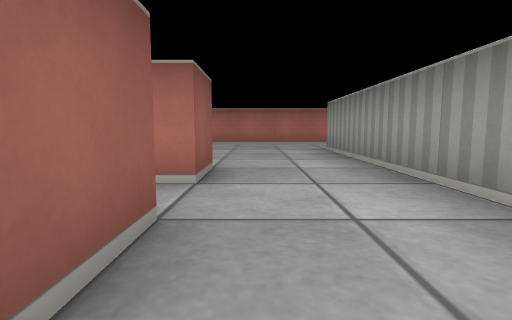
View 1 (above)

21 first-person views from a walk through a cub3D level. The camera is about half as high as the walls, tilts 6° down and sees 80° across. The floor is counted in squares. Each view is taken from the middle of a square. On the plan, view 1 faces up. The plan holds only what a view shows up to about 9 squares ahead; the rest is blank.

View 2
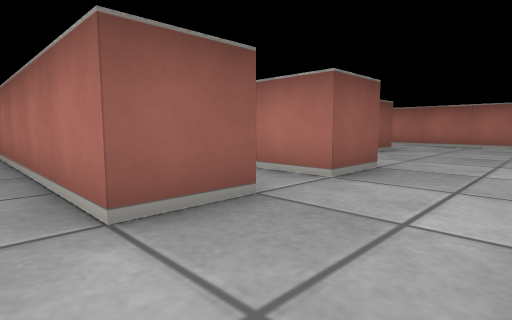

View 3
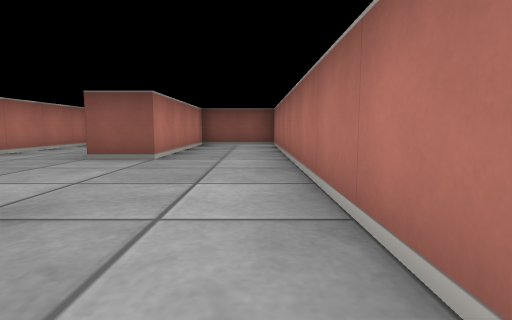

View 4
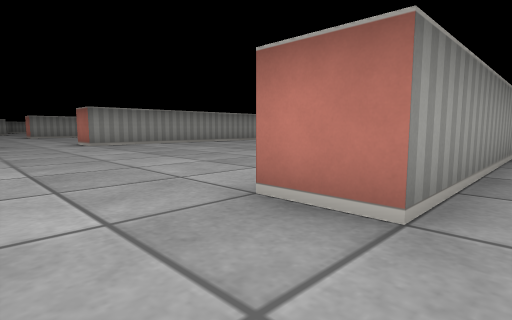

View 5
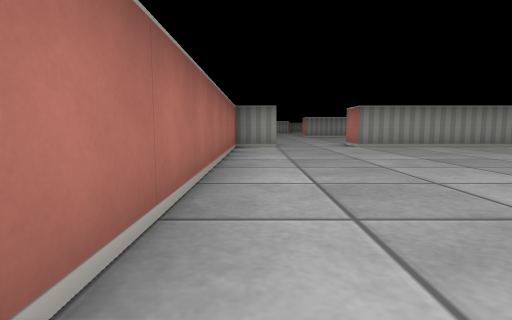

View 6
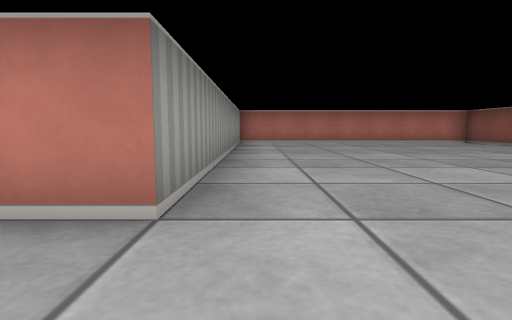

View 7
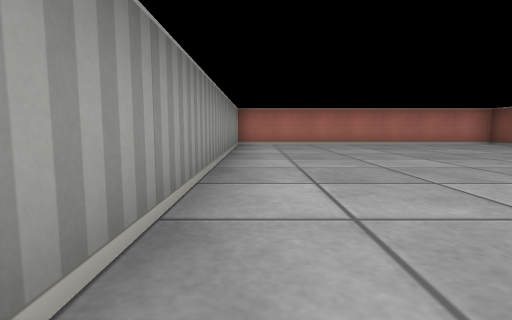

View 8
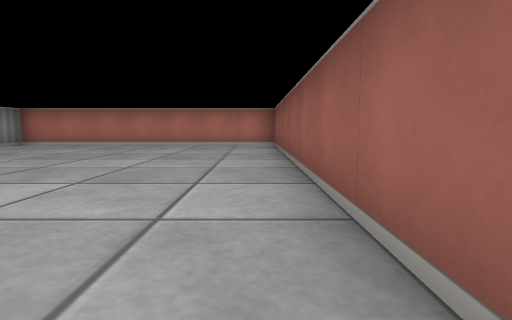

View 9
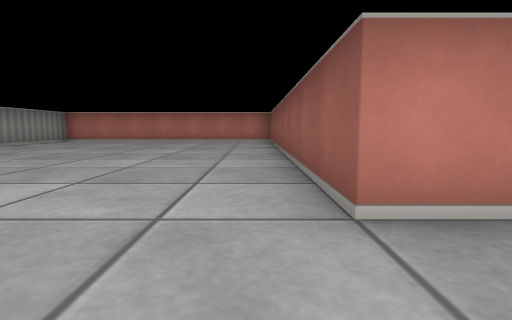

View 10
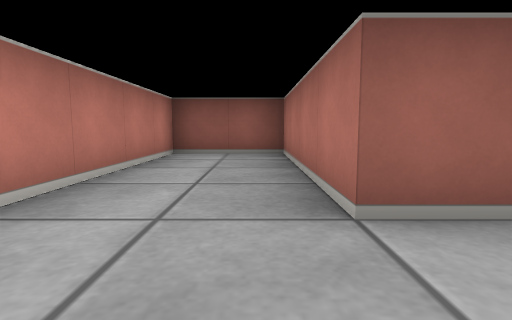

View 11
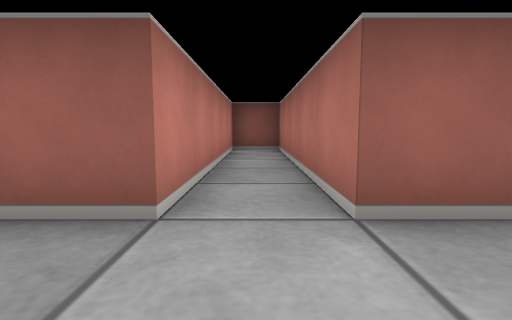

View 12
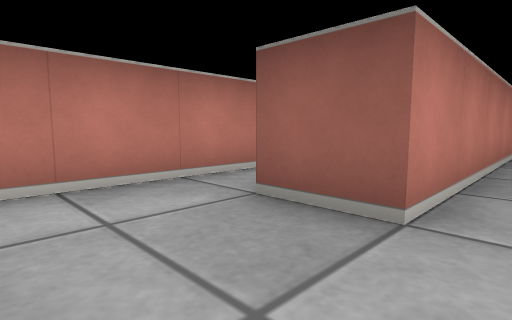

View 13
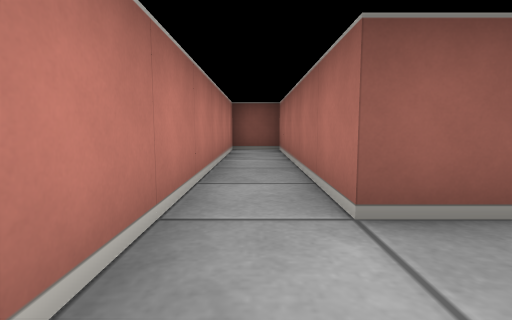

View 14
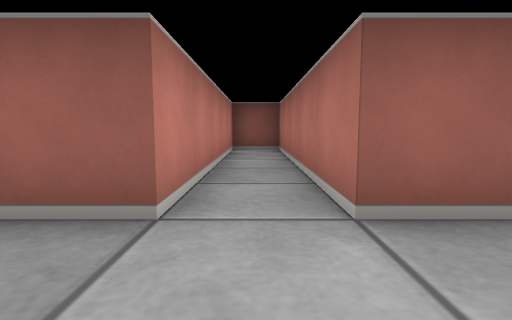

View 15
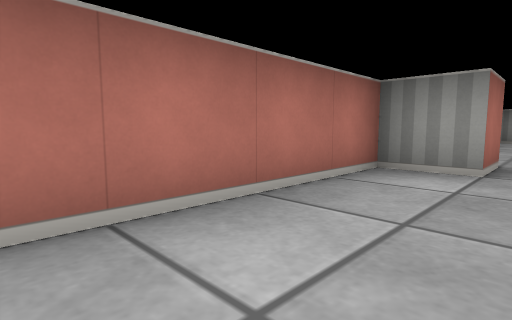

View 16
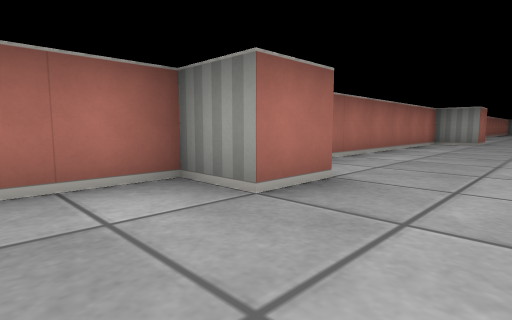

View 17
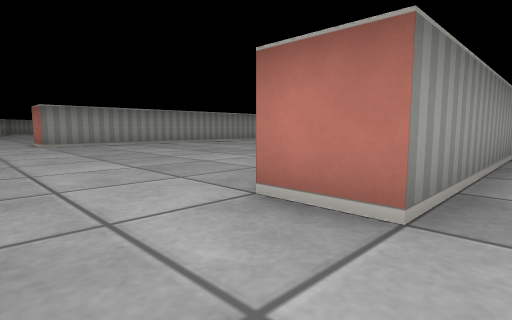

View 18
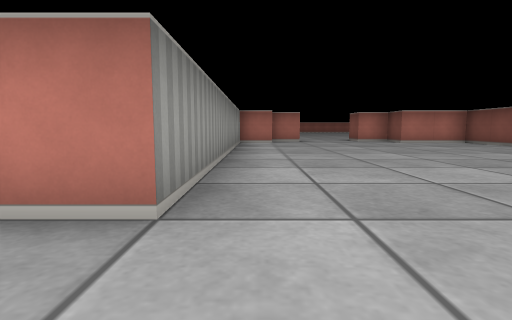

View 19
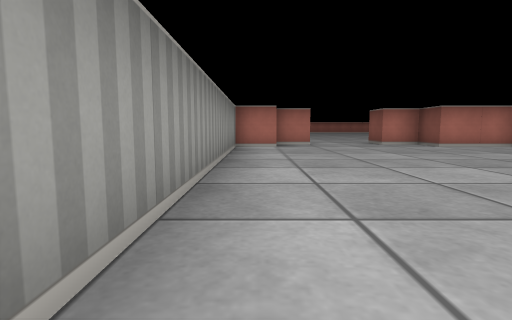

View 20
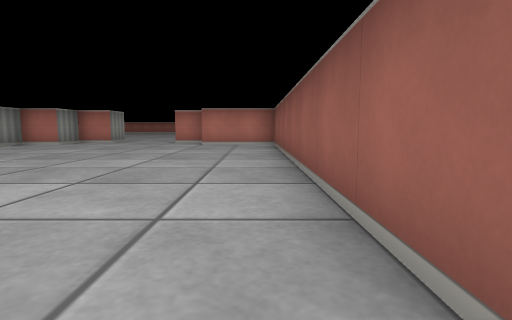

View 21
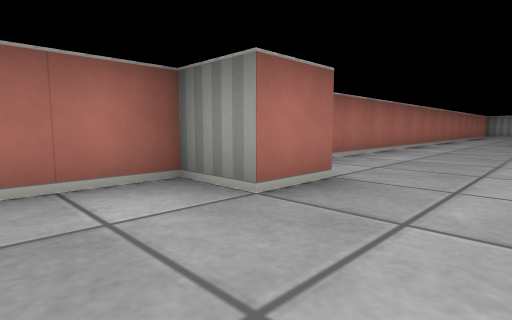

### Floor plan
Points are (right, up) in squares from view 1. A wall is a line through its corners. A room is listed if a view was taken in it or the views show most of it. See-through windows are left out.
Room 1 (views 1, 2, 11, 12)
walls: (-0.5, 1.5) (-0.5, 0.5) (-5.5, 0.5) (-5.5, -0.5) (-0.5, -0.5)
ways out: opening at (0.5, -1) to room 4; opening at (0.5, 1) to room 5
Room 2 (views 3, 5, 6, 7, 8, 9, 15, 16, 17)
walls: (1.5, 6.5) (2.5, 6.5) (2.5, -2.5) (9.5, -2.5) (9.5, 5.5); (9.5, 7.5) (9.5, 8.5) (1.5, 8.5)
ways out: opening at (2, 7.5) to room 3; opening at (10, 6.5) to room 6
Room 3 (views 4, 10)
walls: (1.5, 3.5) (1.5, 6.5); (1.5, 8.5) (-5.5, 8.5) (-5.5, 6.5) (-1.5, 6.5) (-1.5, 5.5) (-5.5, 5.5) (-5.5, 3.5) (-1.8, 3.5)
ways out: opening at (2, 7.5) to room 2; opening at (0.5, 3) to room 5
Room 4 (view 13)
walls: (-0.5, -0.5) (-0.5, -1.5) (-5.5, -1.5) (-5.5, -2.5) (0.9, -2.5)
ways out: opening at (0.5, -1) to room 1
Room 5 (view 14)
walls: (-0.5, 3.6) (-0.5, 2.5) (-5.5, 2.5) (-5.5, 1.5) (-0.5, 1.5); (1.5, 1.8) (1.5, 3.5)
ways out: opening at (0.5, 1) to room 1; opening at (0.5, 3) to room 3
Room 6 (views 18, 19, 20, 21)
walls: (9.5, 5.5) (10.5, 5.5) (10.5, -2.5) (12.5, -2.5); (10.6, 7.5) (9.5, 7.5); (16.5, -2.5) (17.5, -2.5) (17.5, 5.5) (18.5, 5.5); (18.6, 7.5) (17.5, 7.5) (17.5, 8.5) (12.1, 8.5); (15.4, -3.5) (16.5, -3.5); (12.5, -3.5) (13.5, -3.5)
ways out: opening at (10, 6.5) to room 2; opening at (14.5, -3.5); opening at (18, 6.5)

Positions as (right, up) in squares from view 1, and headings:
1: (0, 0), facing up
2: (1, 0), facing up-left
3: (3, 8), facing left
4: (1, 8), facing down-right
5: (2, 8), facing right
6: (9, 7), facing down
7: (9, 6), facing down
8: (3, 6), facing down
9: (3, 8), facing down
10: (0, 5), facing left
11: (1, 0), facing left
12: (1, 0), facing down-left
13: (1, -2), facing left
14: (1, 2), facing left
15: (6, 7), facing up-right
16: (8, 6), facing up-right
17: (9, 7), facing down-right
18: (17, 7), facing down
19: (17, 5), facing down
20: (11, 6), facing down
21: (16, 6), facing up-right
